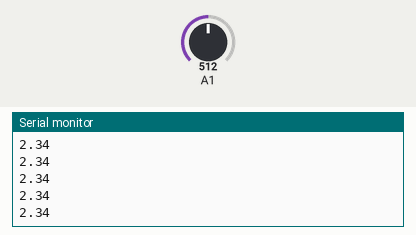
This sketch was run on a simulated Arduino Mega 2560, built with avr-gcc and run on an emulated ATmega2560. Parts: the last lines printed to the serial monitor. Inputs (shaded band) come from the test bench; at power-on: A1 = 512.

Above: at 1.2 s.
1.3 s: A1 set to 716
At 2.3 s:
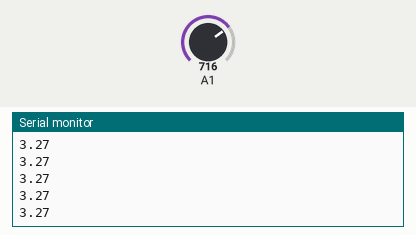
2.8 s: A1 set to 900
At 3.3 s:
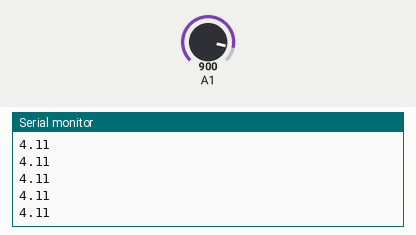
Timing chart, 0 to 5.8 s (numbered marks = the images above; inputs shaded):
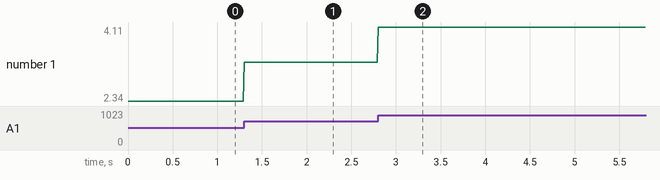

Measured:
- after the input at 1.3 s, the serial monitor: prints a new line at once (image 1)
- after the input at 2.8 s, the serial monitor: prints a new line at once (image 2)
- plotted number 1: 2.34 → 3.27 after the input at 1.3 s, 3.27 → 4.11 after the input at 2.8 s

The sketch:

SPI_ADC.ino
```cpp
//#include <Arduino.h>                // Header file for Arduino functions
//#include <SPI.h>                    // Header file for SPI devices communication functions
//#include <Vbias.h>                  // Header file for voltage bias thermistor temperature functions

double Vo = 0;
double V1 = 0;
double T = 0;
double R = 0;
//unsigned short int in;

// Settings for Arduino UNO
// const unsigned short int CS = 10;
// static const unsigned short int MISO = 12;
// SPISettings UNO(16e6, MSBFIRST, SPI_MODE0);

// Settings for ATSAMD21
// const unsigned short int CS1 = 1;
// const unsigned short int CS2 = 2;
// const unsigned short int CS3 = 3;
// const unsigned short int CS4 = 4;
// const unsigned short int CS5 = 5;
// const unsigned short int CS6 = 6;
// const unsigned short int CS7 = 7;
// const unsigned short int CS8 = 8;
// const unsigned short int S0 = 11;
// const unsigned short int S1 = 12;
// const unsigned short int S2 = 13;
// const unsigned short int MISO = 10;
// SPISettings ATSAMD21(48e6, MSBFIRST, SPI_MODE0);


void setup() {
  // pinMode(CS, OUTPUT);          // Set Chip-Select pin to Output
  // pinMode(MISO, INPUT);         // Configure MISO pin as Input
  Serial.begin(11520);          // Initialize Serial Communication
  pinMode(A1, INPUT);
  // SPI.begin();                  // Initialize SPI Communication

  // Configure pins as inputs
  // pinMode(A0, INPUT);

  // Configure pins as outputs
  // pinMode(2, OUTPUT);

  // Enable internal pullups for unused pins
  // pinMode(A0, INPUT_PULLUP);
  // pinMode(A2, INPUT_PULLUP);
  // pinMode(A3, INPUT_PULLUP);
  // pinMode(A4, INPUT_PULLUP);

  // pinMode(0, INPUT_PULLUP);
  // pinMode(1, INPUT_PULLUP);
  // pinMode(3, INPUT_PULLUP);
  // pinMode(4, INPUT_PULLUP);
  // pinMode(5, INPUT_PULLUP);
  // pinMode(6, INPUT_PULLUP);
  // pinMode(7, INPUT_PULLUP);
  // pinMode(8, INPUT_PULLUP);
  // pinMode(9, INPUT_PULLUP);
  // pinMode(10, INPUT_PULLUP);
  // pinMode(11, INPUT_PULLUP);
  // pinMode(12, INPUT_PULLUP);

}


void loop() {
  // SPI.beginTransaction(UNO);        // Read the selected ADC's output byte
  // digitalWrite(CS, LOW);            // Pull the CS pin Low to activate ADC's output

  // in = SPI.transfer(0);             // Read ADC output
  // Vo = 5/4096 * in;                 // Convert input bytes to voltage

  float a = analogRead(A1);
  Serial.println(5.0/1096.0 * a);
  delay(10);

  // R = Vbias_wheatstone(Vo);         // Compute thermistor resistance using nodal analysis
  // T = Vbias_steinhart(R);           // Compute thermistor temperature using Steinhart-Hart equation
  // Serial.println(R, 6);             // Display thermistor temperature to serial monitor
  // delay(5);                         // Add 5 ms delay between acquisition
  // digitalWrite(CS, HIGH);           // Pull the CS pin High to deactivate ADC's output
  // SPI.endTransaction();             // End ADC communication

}
```
